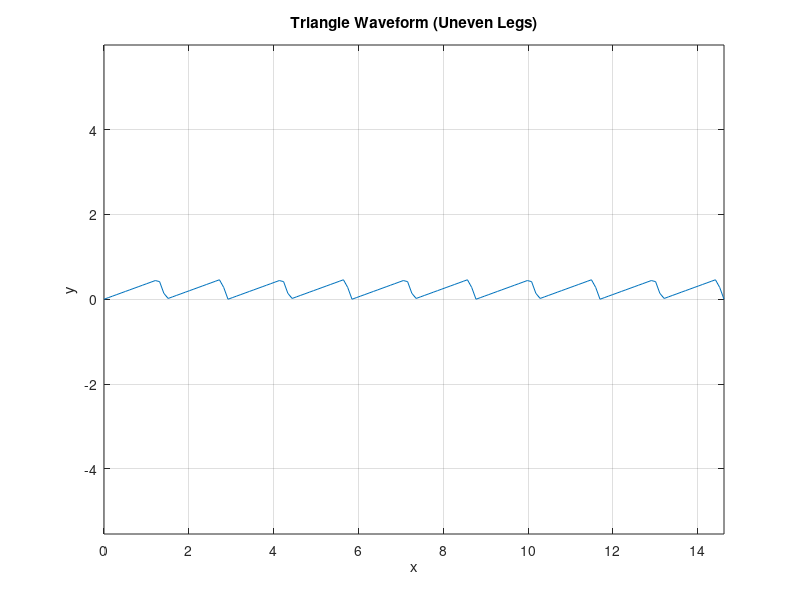

MATLAB code for this plot:
% Parameters
samples_per_card = 100;% Number of measurements we will take over one card
theta = 70;% Angle of the cards [deg]
t_card = 0.5;% Thickness of the card [in]

% Wave properties derived from parameters
period = t_card*sind(theta)*tand(theta)+t_card*cosd(theta);% Period [in]
x = linspace(0, 10*period, floor(100*period));% x-length of waveform we export [in]
y = zeros(size(x));% storing all of our y points
duty_cycle = (t_card*sind(theta)*tand(theta))/period;% Percent of the period that is rising
x_mod = mod(x, period);% x values within a single period
amplitude = t_card*sind(theta);% Amplitude of the peaks [in]

% Calculate
for i = 1:length(x_mod)
    if x_mod(i) < duty_cycle * period
        % Rising edge: y = (slope_up) * x
        y(i) = (amplitude / (duty_cycle * period)) * x_mod(i);
    else
        % Falling edge: y = amplitude - (slope_down) * x
        y(i) = amplitude - (amplitude / ((1 - duty_cycle) * period)) * (x_mod(i) - duty_cycle * period);
    end
end

% Plot the triangle wave
plot(x, y);
xlabel('x');
ylabel('y');
title('Triangle Waveform (Uneven Legs)');
axis equal;
grid on;